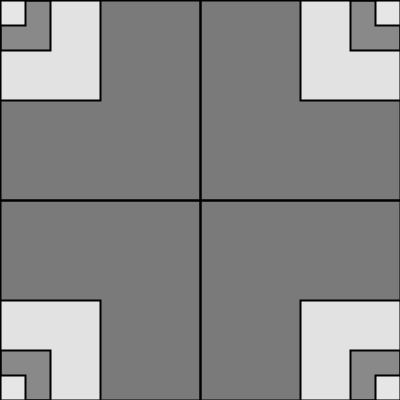
Frame 1 (no input)
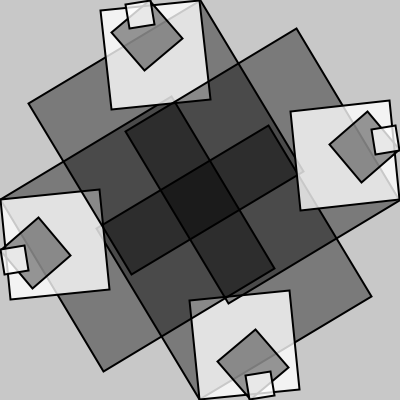
Frame 60 (the mouse pressed at the canvas centre just before this capture)
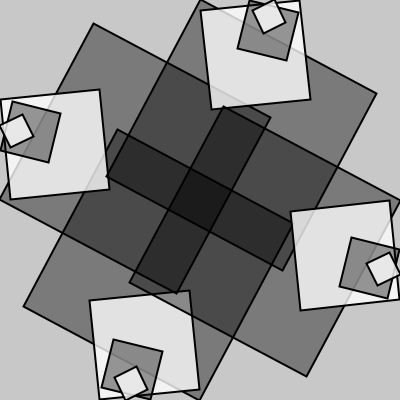
Frame 120 (the mouse held since frame 60 and released just before this capture)

The Processing sketch that drew these frames (run headless with seeded random() and noise(); from frame 60 on, the mouse is pressed at the canvas centre):

// Processing sketch: processing_156535
// ── processing_156535.pde

float angleC;
float mx, my;
float angleStep;

float rSize; 
float rx, ry; 
float tx, ty; 
float angleR;

float rSize2; 
float rx2, ry2; 
float tx2, ty2; 
float angleR2;

float rSize3; 
float rx3, ry3; 
float tx3, ty3; 
float angleR3;

float rSize4; 
float rx4, ry4; 
float tx4, ty4; 
float angleR4; 

void setup() {
  size(400, 400); 
  background(255); 
  smooth(); 
  frameRate(25); 
  strokeWeight(2); 

  angleC = 0; 
  mx = width/2; 
  my = height/2; 

  rSize = 200;
  angleR = 0; 
  rx = 0 - mx; 
  ry = height - rSize - my;  
  tx = rSize - mx; 
  ty = height - my;
  angleStep = 1; 

  rSize2 = 100;
  angleR2 = 0; 
  rx2 = 0 - mx; 
  ry2 = height - rSize2 - my;  
  tx2 = rSize2 - mx; 
  ty2 = height - my;

  rSize3 = 50;
  angleR3 = 0; 
  rx3 = 0 - mx; 
  ry3 = height - rSize3 - my;  
  tx3 = rSize3 - mx; 
  ty3 = height - my;

  rSize4 = 25;
  angleR4 = 0; 
  rx4 = 0 - mx; 
  ry4 = height - rSize4 - my;  
  tx4 = rSize4 - mx; 
  ty4 = height - my;
}

void draw() {

  background(200); 
  stroke(0); 

  for (float angle = 0; angle < TWO_PI; angle += PI/2) {   

    pushMatrix(); 
    translate(mx, my); 
    rotate(angle); 

    pushMatrix();
    translate(tx, ty);  
    rotate(radians(angleR));
    fill(0, 100);     
    rect(rx - tx, ry - ty, rSize, rSize);       
    popMatrix(); 

    pushMatrix();
    translate(tx2, ty2);  
    rotate(radians(angleR2)); 
    fill(255, 200); 
    rect(rx2 - tx2, ry2 - ty2, rSize2, rSize2);       
    popMatrix(); 

    pushMatrix();
    translate(tx3, ty3);  
    rotate(radians(angleR3)); 
    fill(0, 100); 
    rect(rx3 - tx3, ry3 - ty3, rSize3, rSize3);       
    popMatrix(); 

    pushMatrix();
    translate(tx4, ty4);  
    rotate(radians(angleR4)); 
    fill(255, 200); 
    rect(rx4 - tx4, ry4 - ty4, rSize4, rSize4);       
    popMatrix();

    popMatrix();
  }

  /*     */
  angleR += angleStep; 
  if (angleR > 90) {    
    angleR = 0; 
    rx += rSize; 
    tx += rSize;
  }

  angleR2 += angleStep*3; 
  if (angleR2 > 90) {
    angleR2 = 0; 
    rx2 += rSize2; 
    tx2 += rSize2;
  }

  angleR3 += angleStep*7.1; 
  if (angleR3 > 90) {
    angleR3 = 0; 
    rx3 += rSize3; 
    tx3 += rSize3;
  }

  angleR4 += angleStep*16; 
  if (angleR4 > 90) {
    angleR4 = 0; 
    rx4 += rSize4; 
    tx4 += rSize4;
  }

  if (tx >= mx) {
    angleC -= 90; 
    angleR = 0; 
    rx = 0 - mx; 
    tx = rSize - mx;

    angleR2 = 0; 
    rx2 = 0 - mx; 
    tx2 = rSize2 - mx;

    angleR3 = 0; 
    rx3 = 0 - mx; 
    tx3 = rSize3 - mx;

    angleR4 = 0; 
    rx4 = 0 - mx; 
    tx4 = rSize4 - mx;
  }
}
